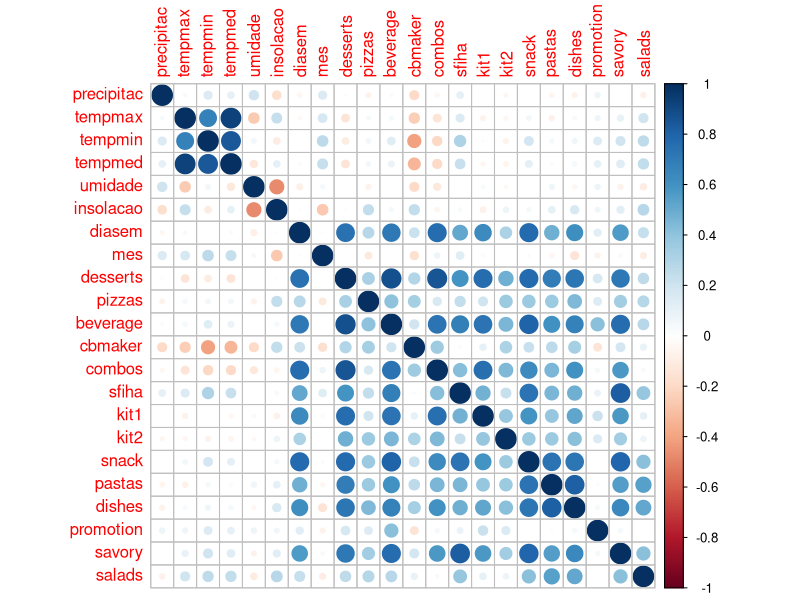
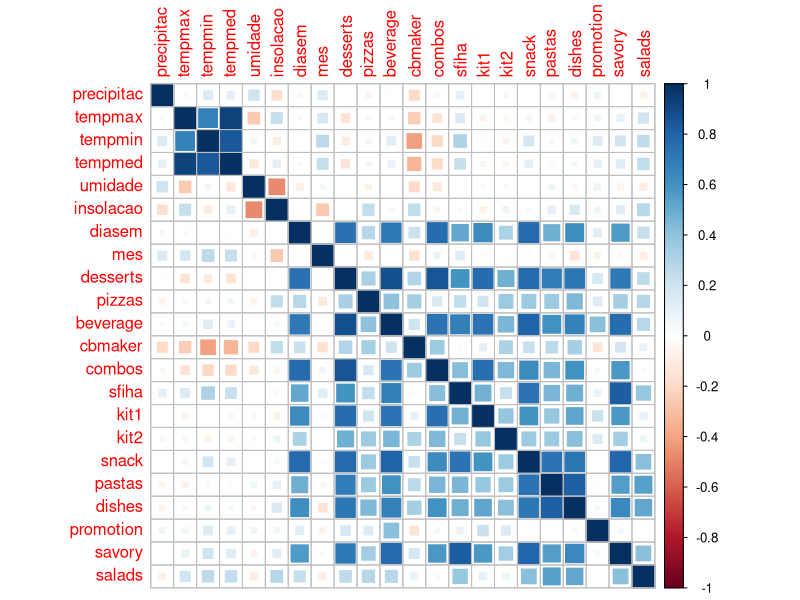
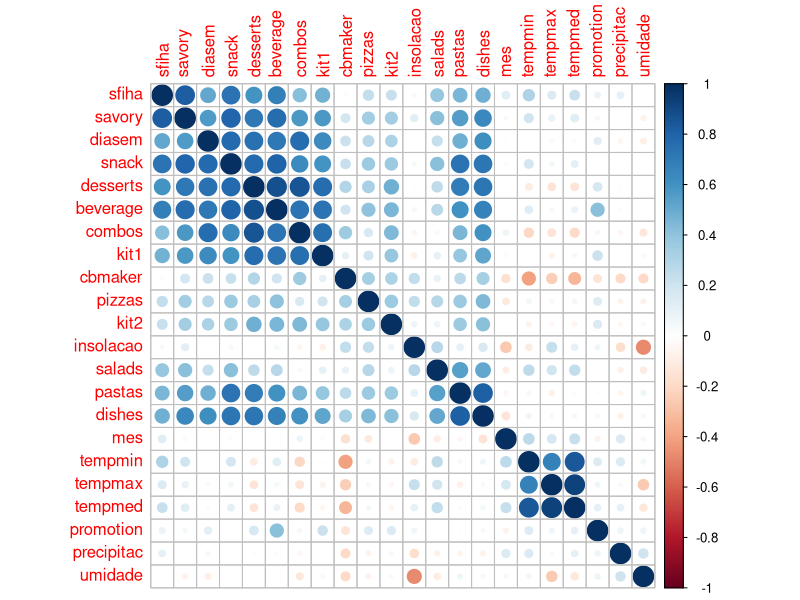
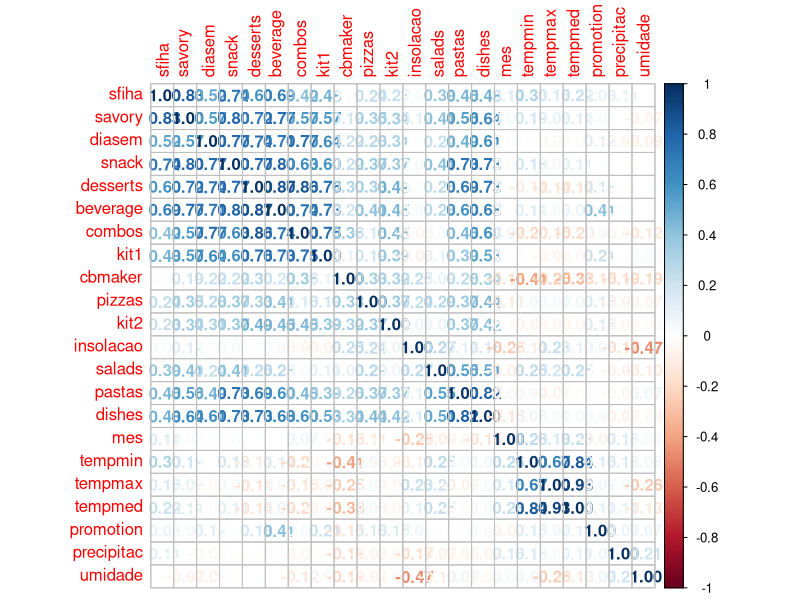

Recreate these plots in R, in order.
setwd("/Curso-ML/Assignment-1/")
variables <- read.csv("data-06.csv")
summary(variables)
variables$diasemana <- NULL
variables1 <- variables[10:31]
summary(variables1)
library(corrplot)
cor.test(variables1$diasem, variables1$pizzas)
cor.test(variables1$diasem, variables1$pizzas)
forcorrplot <-cor(variables1)
corrplot(forcorrplot)
corrplot(forcorrplot, method = "square")
corrplot(forcorrplot, upper="number", lower="color", order="hclust")
corrplot(forcorrplot, method="number",order="hclust" )
